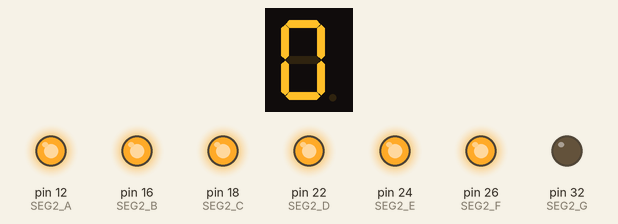
Simulated run of this program. Board: Raspberry Pi (header pin numbers). Shown: 1-digit seven-segment display, output pins drawn as LEDs (lit = HIGH). The segment pins are drawn as the display they are named for; pins used as bus, display or sensor lines are not drawn.

Above: at 0.1 s.
At 2.1 s:
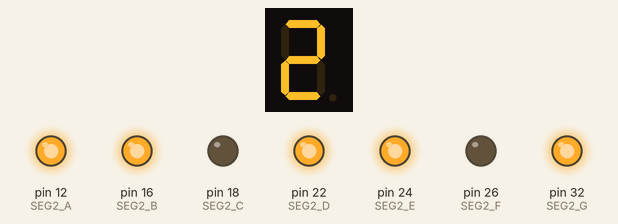
At 5.1 s:
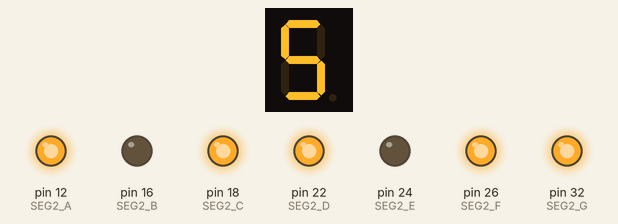
At 8.1 s:
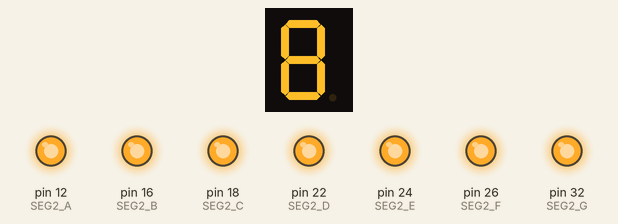
At 12.1 s:
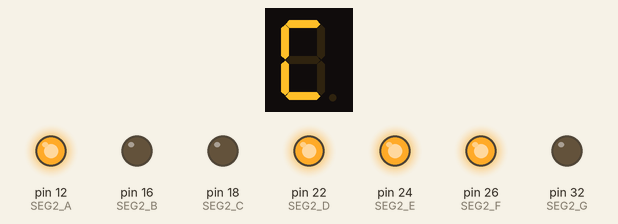
At 17.1 s:
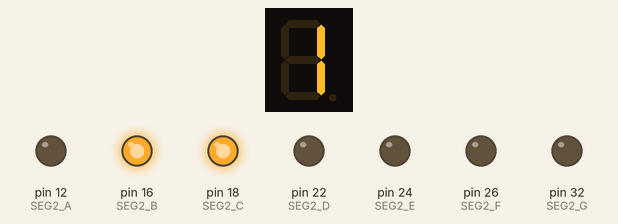
Timing chart, 0 to 40.0 s (numbered marks = the images above):
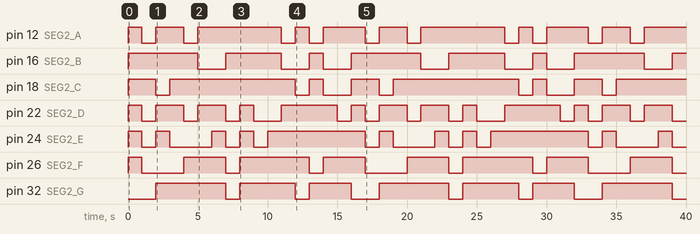

The program:

sevenseg.py
```python
import RPi.GPIO as GPIO
GPIO.setmode(GPIO.BOARD)
import time

SEG1_A = 3
SEG1_B = 5
SEG1_C = 7
SEG1_D = 11
SEG1_E = 13
SEG1_F = 15
SEG1_G = 19

SEG2_A = 12
SEG2_B = 16
SEG2_C = 18
SEG2_D = 22
SEG2_E = 24
SEG2_F = 26
SEG2_G = 32

# [DÍGITO][SEGMENTO]
seven_seg_digits = [
  [ 1, 1, 1, 1, 1, 1, 0 ],  # Digit 0
  [ 0, 1, 1, 0, 0, 0, 0 ],  # Digit 1
  [ 1, 1, 0, 1, 1, 0, 1 ],  # Digit 2
  [ 1, 1, 1, 1, 0, 0, 1 ],  # Digit 3
  [ 0, 1, 1, 0, 0, 1, 1 ],  # Digit 4
  [ 1, 0, 1, 1, 0, 1, 1 ],  # Digit 5
  [ 1, 0, 1, 1, 1, 1, 1 ],  # Digit 6
  [ 1, 1, 1, 0, 0, 0, 0 ],  # Digit 7
  [ 1, 1, 1, 1, 1, 1, 1 ],  # Digit 8
  [ 1, 1, 1, 0, 0, 1, 1 ],  # Digit 9
  [ 1, 1, 1, 0, 1, 1, 1 ],  # Digit A
  [ 0, 0, 1, 1, 1, 1, 1 ],  # Digit B
  [ 1, 0, 0, 1, 1, 1, 0 ],  # Digit C
  [ 0, 1, 1, 1, 1, 0, 1 ],  # Digit D
  [ 1, 0, 0, 1, 1, 1, 1 ],  # Digit E
  [ 1, 0, 0, 0, 1, 1, 1 ]   # Digit F
]

GPIO.setup(SEG1_A, GPIO.OUT)
GPIO.setup(SEG1_B, GPIO.OUT)
GPIO.setup(SEG1_C, GPIO.OUT)
GPIO.setup(SEG1_D, GPIO.OUT)
GPIO.setup(SEG1_E, GPIO.OUT)
GPIO.setup(SEG1_F, GPIO.OUT)
GPIO.setup(SEG1_G, GPIO.OUT)

GPIO.setup(SEG2_A, GPIO.OUT)
GPIO.setup(SEG2_B, GPIO.OUT)
GPIO.setup(SEG2_C, GPIO.OUT)
GPIO.setup(SEG2_D, GPIO.OUT)
GPIO.setup(SEG2_E, GPIO.OUT)
GPIO.setup(SEG2_F, GPIO.OUT)
GPIO.setup(SEG2_G, GPIO.OUT)

def printSevenSeg2(digit):
    GPIO.output(SEG1_A, seven_seg_digits[digit][0])
    GPIO.output(SEG1_B, seven_seg_digits[digit][1])
    GPIO.output(SEG1_C, seven_seg_digits[digit][2])
    GPIO.output(SEG1_D, seven_seg_digits[digit][3])
    GPIO.output(SEG1_E, seven_seg_digits[digit][4])
    GPIO.output(SEG1_F, seven_seg_digits[digit][5])
    GPIO.output(SEG1_G, seven_seg_digits[digit][6])

def printSevenSeg1(digit):
    GPIO.output(SEG2_A, seven_seg_digits[digit][0])
    GPIO.output(SEG2_B, seven_seg_digits[digit][1])
    GPIO.output(SEG2_C, seven_seg_digits[digit][2])
    GPIO.output(SEG2_D, seven_seg_digits[digit][3])
    GPIO.output(SEG2_E, seven_seg_digits[digit][4])
    GPIO.output(SEG2_F, seven_seg_digits[digit][5])
    GPIO.output(SEG2_G, seven_seg_digits[digit][6])


try:
    a = 0
    while True:
        printSevenSeg1(a)
        printSevenSeg2(a)
        time.sleep(1)
        a = (a + 1)%16

except KeyboardInterrupt:
    print("Measurement stopped by User")
    GPIO.cleanup()
```

Measured:
- by itself, pin 12 (SEG2_A): repeats every 16.0 s: LOW 1.0 s, HIGH 2.0 s, LOW 1.0 s, HIGH 6.0 s, LOW 1.0 s, HIGH 1.0 s, LOW 1.0 s, HIGH 3.0 s
- by itself, pin 16 (SEG2_B): repeats every 16.0 s: LOW 2.0 s, HIGH 4.0 s, LOW 2.0 s, HIGH 1.0 s, LOW 2.0 s, HIGH 5.0 s
- by itself, pin 18 (SEG2_C): repeats every 16.0 s: LOW 1.0 s, HIGH 9.0 s, LOW 1.0 s, HIGH 1.0 s, LOW 2.0 s, HIGH 2.0 s
- by itself, pin 22 (SEG2_D): repeats every 16.0 s: 2 × (LOW 1.0 s, HIGH 2.0 s), LOW 1.0 s, HIGH 1.0 s, LOW 2.0 s, HIGH 4.0 s, LOW 1.0 s, HIGH 1.0 s
- by itself, pin 24 (SEG2_E): repeats every 16.0 s: LOW 1.0 s, HIGH 1.0 s, LOW 3.0 s, 2 × (HIGH 1.0 s, LOW 1.0 s), HIGH 7.0 s
- by itself, pin 26 (SEG2_F): repeats every 16.0 s: LOW 3.0 s, HIGH 3.0 s, LOW 1.0 s, HIGH 5.0 s, LOW 1.0 s, HIGH 3.0 s
- by itself, pin 32 (SEG2_G): repeats every 16.0 s: LOW 1.0 s, HIGH 4.0 s, LOW 1.0 s, HIGH 3.0 s, LOW 2.0 s, HIGH 5.0 s
